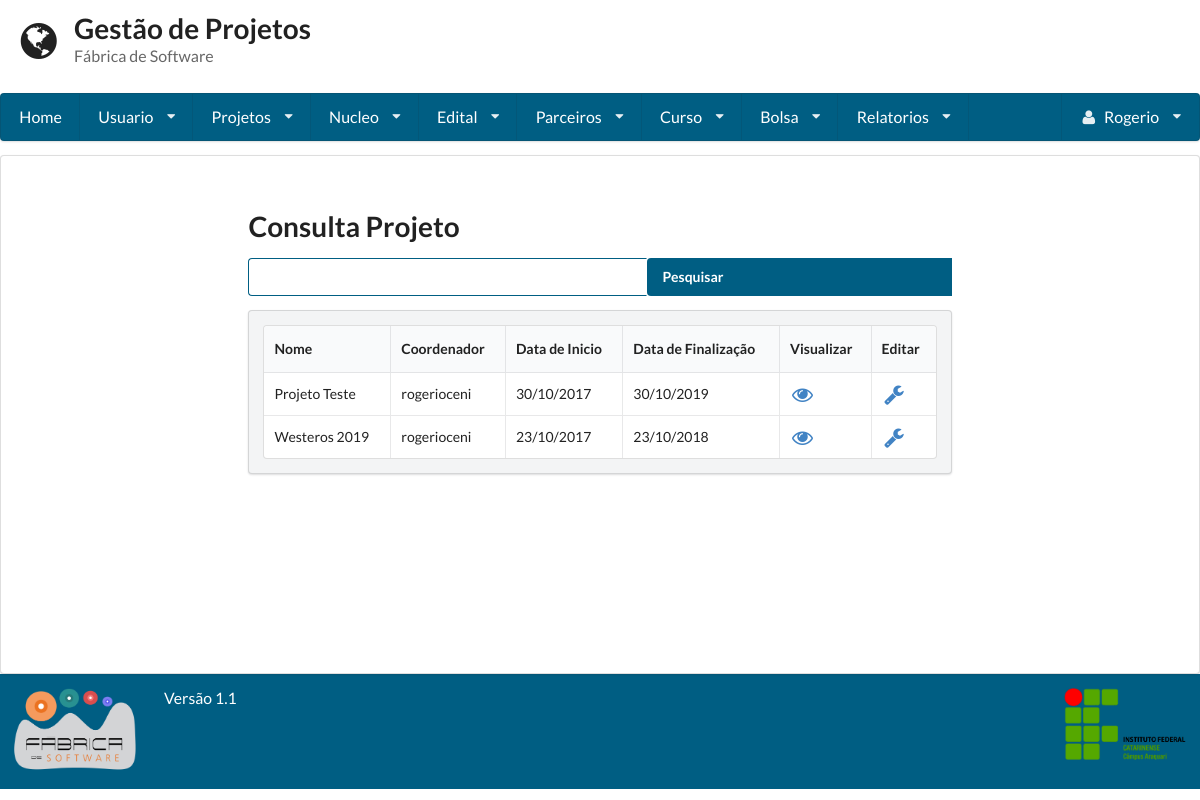
The app's page /consulta_projeto/ (signed in), older data.
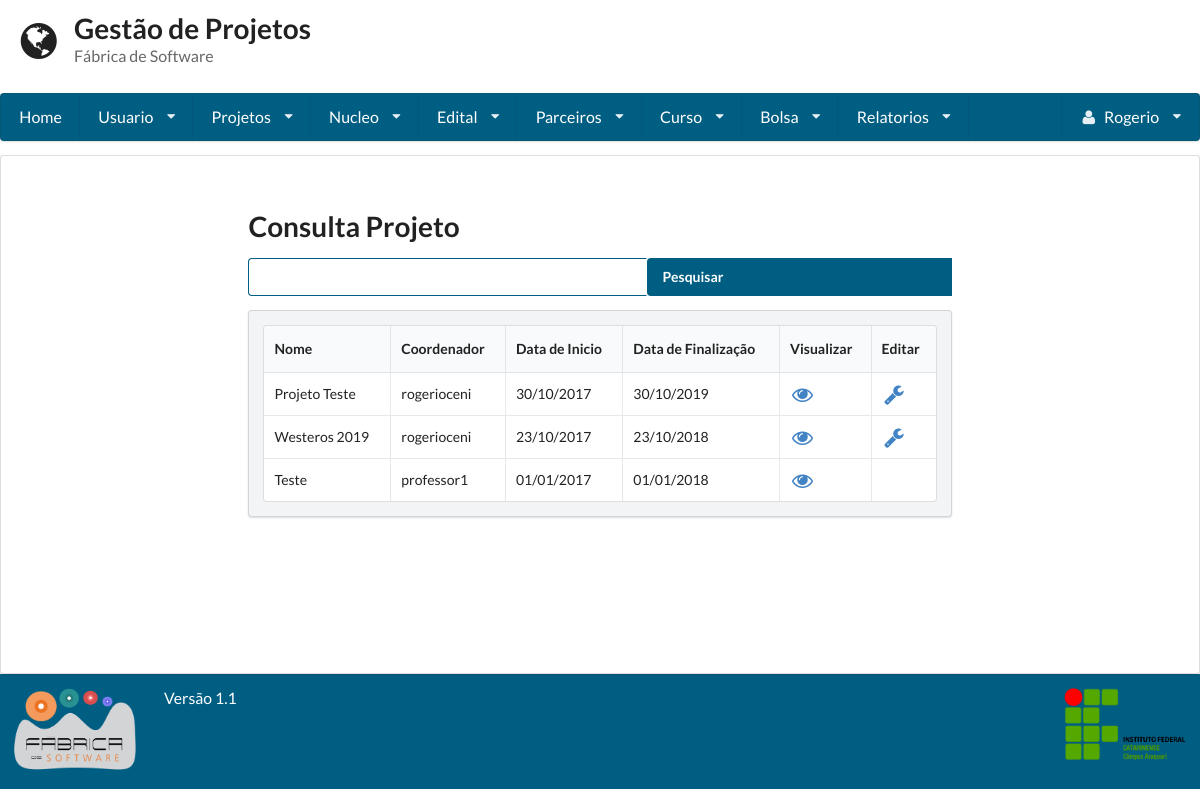
The same page, newer data.
### gestaoapp/models/projeto.py (models this page shows, shortened)
class Projeto(models.Model):
    TIPO_CHOICES = (
        ('Pesquisa', 'Pesquisa'),
        ('Extensao', 'Extensão'),
        ('Ensino', 'Ensino'),
        ('Pesquisa_Extensao', 'Pesquisa/Extensão'),
    )
    tipo = models.CharField(
        max_length=255, null=True, blank=True,
        choices=TIPO_CHOICES
    )
    nome = models.CharField(max_length=255)
    imagem = models.ImageField("Imagem", upload_to='projeto')
    codigo = models.CharField(max_length=255, unique=True)
    data_hora_cadastro = models.DateTimeField(auto_now=True)
    responsavel_cadastro = models.ForeignKey(User, related_name="coordenador_criador", )
    coordenador = models.ManyToManyField(Usuario, through='Coordenacao', blank=True)
    duracao = models.CharField(max_length=255)
    data_inicio = models.DateField()
    data_fim = models.DateField()
    nucleo = models.ManyToManyField(Nucleo)
    edital = models.ManyToManyField(Edital, blank=True, related_name="editais_do_projeto")
    descricao = models.TextField()
    membro = models.ManyToManyField(Usuario, blank=True, related_name="membros")
    parceiro = models.ManyToManyField(Parceiro, blank=True)

### gestaoapp/models/usuario.py (models this page shows, shortened)
class Usuario(User):
    PERIODO_CHOICES = (
        ('primeiro', '1° Semestre'),
        ('segundo', '2° Semestre'),
        ('terceiro', '3° Semestre'),
        ('quarto', '4° Semestre'),
        ('quinto', '5° Semestre'),
        ('sexto', '6° Semestre'),
        ('setimo', '7° Semestre'),
        ('oitavo', '8° Semestre'),
        ('nono', '9° Semestre'),
        ('decimo', '10° Semestre'),
    )
    VINCULO_CHOICES = (
        ('Aluno', 'Aluno'),
        ('Professor', 'Professor'),
    )
    periodo = models.CharField(
        max_length=255, null=True, blank=True,
        choices=PERIODO_CHOICES
    )
    vinculo_institucional = models.CharField(
        max_length=255, null=True, blank=True,
        choices=VINCULO_CHOICES)
    email_opcional = models.EmailField(max_length=254, null=True, blank=True)
    matricula = models.CharField(max_length=255, unique=True)
    foto = models.ImageField(upload_to='profile_images')
    carga_horaria = models.IntegerField(validators=[MaxValueValidator(100), MinValueValidator(1)])
    telefone1 = models.CharField(max_length=11)
    telefone2 = models.CharField(max_length=11, blank=True, null=True)
    curso = models.ForeignKey(Curso, null=True, blank=True)
    verificacao = models.CharField(max_length=255, null=True, blank=True, unique=True)
    lattes = models.URLField(null=True, blank=True)
    desc = models.TextField()
    super_adm = models.BooleanField(default=False)

### gestaoapp/views/projeto.py (the view, shortened to what this page needs)
# urls.py: url(r'^consulta_projeto/', ConsultaProjeto.as_view()),
class ConsultaProjeto(LoginRequiredMixin, View):
    template = 'projeto/consulta.html'
    def get(self, request):
        form = Busca()
        projeto = Projeto.objects.all()
        usuario = Usuario.objects.get(pk=request.user)
        return render(request, self.template, {'projetos': projeto, "form": form, 'usuario': usuario})

### gestaoapp/forms/busca.py
class Busca(forms.Form):
	nome = forms.CharField(label='Buscar', widget=forms.TextInput)

### gestaoapp/templates/projeto/consulta.html (shortened to what this page needs)
{% extends 'base.html' %}
{% block conteudo %}
    <form method='POST' action='/consulta_projeto/' class="ui form">
        <h1 class="ui header">Consulta Projeto</h1>
        <div class="field">
            <div class="ui action input">
                {{ form.nome }}
                <input type="submit" value="Pesquisar" class='icon large search'>
            </div>
        </div>
    </form>
    <div class="ui secondary segment">
        <table class="ui celled table">
            <thead>
            <tr>
                <th>Nome</th>
                <th>Coordenador</th>
                <th>Data de Inicio</th>
                <th>Data de Finalização</th>
                {% if user.is_superuser %}
                    <th>Visualizar</th>
                    <th>Editar</th>
                {% endif %}
            </tr>
            </thead>
            <tbody>
            {% for projeto in projetos %}
                <tr>
                    <td>{{ projeto.nome }}</td>
                    {% for coord in projeto.coordenador.all %}
                        <td>{{ coord }}</td>
                    {% endfor %}
                    <td>{{ projeto.data_inicio|date:"d/m/Y" }}</td>
                    <td>{{ projeto.data_fim |date:"d/m/Y" }}</td>
                    {% if user.is_superuser %}
                        <td><a href="../visualizar_projeto/{{ projeto.id }}"><i class="unhide large icon"></i></a></td>
                        {% for coord in projeto.coordenador.all %}
                            {% if coord.id == request.user.id or usuario.super_adm %}
                                <td><a href="../editar_projeto/{{ projeto.id }}"><i
                                        class="configure large icon"></i></a>
                                </td>
                            {% else %}
                                <td></td>
                            {% endif %}
                        {% endfor %}
                    {% endif %}
                </tr>
            {% endfor %}
            </tbody>
        </table>
    </div>
{% endblock %}

Row changes from the older to the newer data that the page shows:
added Projeto: nome "Teste", data_inicio "01/01/2017", data_fim "01/01/2018"
added Usuario: username "professor1"
